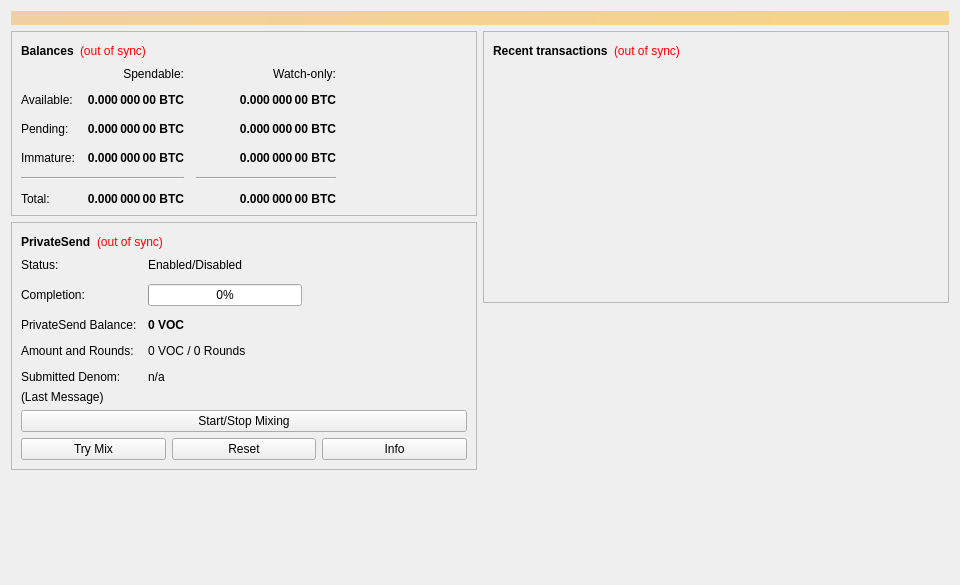
<?xml version="1.0" encoding="UTF-8"?>
<ui version="4.0">
 <class>OverviewPage</class>
 <widget class="QWidget" name="OverviewPage">
  <property name="geometry">
   <rect>
    <x>0</x>
    <y>0</y>
    <width>960</width>
    <height>585</height>
   </rect>
  </property>
  <property name="minimumSize">
   <size>
    <width>960</width>
    <height>0</height>
   </size>
  </property>
  <property name="windowTitle">
   <string>Form</string>
  </property>
  <layout class="QVBoxLayout" name="topLayout">
   <item>
    <widget class="QLabel" name="labelAlerts">
     <property name="visible">
      <bool>false</bool>
     </property>
     <property name="styleSheet">
      <string notr="true">QLabel { background-color: qlineargradient(x1: 0, y1: 0, x2: 1, y2: 0, stop:0 #F0D0A0, stop:1 #F8D488); color:#000000; }</string>
     </property>
     <property name="wordWrap">
      <bool>true</bool>
     </property>
     <property name="margin">
      <number>3</number>
     </property>
     <property name="textInteractionFlags">
      <set>Qt::TextSelectableByMouse</set>
     </property>
    </widget>
   </item>
   <item>
    <layout class="QHBoxLayout" name="horizontalLayout" stretch="1,1">
     <item>
      <layout class="QVBoxLayout" name="verticalLayout_2">
       <item>
        <widget class="QFrame" name="frame">
         <property name="frameShape">
          <enum>QFrame::StyledPanel</enum>
         </property>
         <property name="frameShadow">
          <enum>QFrame::Raised</enum>
         </property>
         <layout class="QVBoxLayout" name="verticalLayout_4">
          <item>
           <layout class="QHBoxLayout" name="horizontalLayout_4">
            <item>
             <widget class="QLabel" name="label_5">
              <property name="font">
               <font>
                <weight>75</weight>
                <bold>true</bold>
               </font>
              </property>
              <property name="text">
               <string>Balances</string>
              </property>
             </widget>
            </item>
            <item>
             <widget class="QLabel" name="labelWalletStatus">
              <property name="toolTip">
               <string>The displayed information may be out of date. Your wallet automatically synchronizes with the Voice network after a connection is established, but this process has not completed yet.</string>
              </property>
              <property name="styleSheet">
               <string notr="true">QLabel { color: red; }</string>
              </property>
              <property name="text">
               <string notr="true">(out of sync)</string>
              </property>
              <property name="alignment">
               <set>Qt::AlignLeading|Qt::AlignLeft|Qt::AlignVCenter</set>
              </property>
             </widget>
            </item>
            <item>
             <spacer name="horizontalSpacer_3">
              <property name="orientation">
               <enum>Qt::Horizontal</enum>
              </property>
              <property name="sizeHint" stdset="0">
               <size>
                <width>40</width>
                <height>20</height>
               </size>
              </property>
             </spacer>
            </item>
           </layout>
          </item>
          <item>
           <layout class="QGridLayout" name="gridLayout">
            <property name="spacing">
             <number>12</number>
            </property>
            <item row="2" column="2">
             <widget class="QLabel" name="labelWatchPending">
              <property name="font">
               <font>
                <weight>75</weight>
                <bold>true</bold>
               </font>
              </property>
              <property name="cursor">
               <cursorShape>IBeamCursor</cursorShape>
              </property>
              <property name="toolTip">
               <string>Unconfirmed transactions to watch-only addresses</string>
              </property>
              <property name="text">
               <string notr="true">0.000 000 00 BTC</string>
              </property>
              <property name="alignment">
               <set>Qt::AlignRight|Qt::AlignTrailing|Qt::AlignVCenter</set>
              </property>
              <property name="textInteractionFlags">
               <set>Qt::LinksAccessibleByMouse|Qt::TextSelectableByKeyboard|Qt::TextSelectableByMouse</set>
              </property>
             </widget>
            </item>
            <item row="2" column="1">
             <widget class="QLabel" name="labelUnconfirmed">
              <property name="font">
               <font>
                <weight>75</weight>
                <bold>true</bold>
               </font>
              </property>
              <property name="cursor">
               <cursorShape>IBeamCursor</cursorShape>
              </property>
              <property name="toolTip">
               <string>Total of transactions that have yet to be confirmed, and do not yet count toward the spendable balance</string>
              </property>
              <property name="text">
               <string notr="true">0.000 000 00 BTC</string>
              </property>
              <property name="alignment">
               <set>Qt::AlignRight|Qt::AlignTrailing|Qt::AlignVCenter</set>
              </property>
              <property name="textInteractionFlags">
               <set>Qt::LinksAccessibleByMouse|Qt::TextSelectableByKeyboard|Qt::TextSelectableByMouse</set>
              </property>
             </widget>
            </item>
            <item row="3" column="2">
             <widget class="QLabel" name="labelWatchImmature">
              <property name="font">
               <font>
                <weight>75</weight>
                <bold>true</bold>
               </font>
              </property>
              <property name="cursor">
               <cursorShape>IBeamCursor</cursorShape>
              </property>
              <property name="toolTip">
               <string>Mined balance in watch-only addresses that has not yet matured</string>
              </property>
              <property name="text">
               <string notr="true">0.000 000 00 BTC</string>
              </property>
              <property name="alignment">
               <set>Qt::AlignRight|Qt::AlignTrailing|Qt::AlignVCenter</set>
              </property>
              <property name="textInteractionFlags">
               <set>Qt::LinksAccessibleByMouse|Qt::TextSelectableByKeyboard|Qt::TextSelectableByMouse</set>
              </property>
             </widget>
            </item>
            <item row="4" column="0" colspan="2">
             <widget class="Line" name="lineSpendableBalance">
              <property name="orientation">
               <enum>Qt::Horizontal</enum>
              </property>
             </widget>
            </item>
            <item row="4" column="2">
             <widget class="Line" name="lineWatchBalance">
              <property name="sizePolicy">
               <sizepolicy hsizetype="Preferred" vsizetype="Fixed">
                <horstretch>0</horstretch>
                <verstretch>0</verstretch>
               </sizepolicy>
              </property>
              <property name="minimumSize">
               <size>
                <width>140</width>
                <height>0</height>
               </size>
              </property>
              <property name="orientation">
               <enum>Qt::Horizontal</enum>
              </property>
             </widget>
            </item>
            <item row="5" column="0">
             <widget class="QLabel" name="labelTotalText">
              <property name="text">
               <string>Total:</string>
              </property>
             </widget>
            </item>
            <item row="3" column="1">
             <widget class="QLabel" name="labelImmature">
              <property name="font">
               <font>
                <weight>75</weight>
                <bold>true</bold>
               </font>
              </property>
              <property name="cursor">
               <cursorShape>IBeamCursor</cursorShape>
              </property>
              <property name="toolTip">
               <string>Mined balance that has not yet matured</string>
              </property>
              <property name="text">
               <string notr="true">0.000 000 00 BTC</string>
              </property>
              <property name="alignment">
               <set>Qt::AlignRight|Qt::AlignTrailing|Qt::AlignVCenter</set>
              </property>
              <property name="textInteractionFlags">
               <set>Qt::LinksAccessibleByMouse|Qt::TextSelectableByKeyboard|Qt::TextSelectableByMouse</set>
              </property>
             </widget>
            </item>
            <item row="2" column="3">
             <spacer name="horizontalSpacer_2">
              <property name="orientation">
               <enum>Qt::Horizontal</enum>
              </property>
              <property name="sizeHint" stdset="0">
               <size>
                <width>40</width>
                <height>20</height>
               </size>
              </property>
             </spacer>
            </item>
            <item row="3" column="0">
             <widget class="QLabel" name="labelImmatureText">
              <property name="text">
               <string>Immature:</string>
              </property>
             </widget>
            </item>
            <item row="5" column="1">
             <widget class="QLabel" name="labelTotal">
              <property name="font">
               <font>
                <weight>75</weight>
                <bold>true</bold>
               </font>
              </property>
              <property name="cursor">
               <cursorShape>IBeamCursor</cursorShape>
              </property>
              <property name="toolTip">
               <string>Your current total balance</string>
              </property>
              <property name="text">
               <string notr="true">0.000 000 00 BTC</string>
              </property>
              <property name="alignment">
               <set>Qt::AlignRight|Qt::AlignTrailing|Qt::AlignVCenter</set>
              </property>
              <property name="textInteractionFlags">
               <set>Qt::LinksAccessibleByMouse|Qt::TextSelectableByKeyboard|Qt::TextSelectableByMouse</set>
              </property>
             </widget>
            </item>
            <item row="5" column="2">
             <widget class="QLabel" name="labelWatchTotal">
              <property name="font">
               <font>
                <weight>75</weight>
                <bold>true</bold>
               </font>
              </property>
              <property name="cursor">
               <cursorShape>IBeamCursor</cursorShape>
              </property>
              <property name="toolTip">
               <string>Current total balance in watch-only addresses</string>
              </property>
              <property name="text">
               <string notr="true">0.000 000 00 BTC</string>
              </property>
              <property name="alignment">
               <set>Qt::AlignRight|Qt::AlignTrailing|Qt::AlignVCenter</set>
              </property>
              <property name="textInteractionFlags">
               <set>Qt::LinksAccessibleByMouse|Qt::TextSelectableByKeyboard|Qt::TextSelectableByMouse</set>
              </property>
             </widget>
            </item>
            <item row="0" column="2">
             <widget class="QLabel" name="labelWatchonly">
              <property name="text">
               <string>Watch-only:</string>
              </property>
              <property name="alignment">
               <set>Qt::AlignRight|Qt::AlignTrailing|Qt::AlignVCenter</set>
              </property>
             </widget>
            </item>
            <item row="1" column="0">
             <widget class="QLabel" name="labelBalanceText">
              <property name="text">
               <string>Available:</string>
              </property>
             </widget>
            </item>
            <item row="1" column="1">
             <widget class="QLabel" name="labelBalance">
              <property name="font">
               <font>
                <weight>75</weight>
                <bold>true</bold>
               </font>
              </property>
              <property name="cursor">
               <cursorShape>IBeamCursor</cursorShape>
              </property>
              <property name="toolTip">
               <string>Your current spendable balance</string>
              </property>
              <property name="text">
               <string notr="true">0.000 000 00 BTC</string>
              </property>
              <property name="alignment">
               <set>Qt::AlignRight|Qt::AlignTrailing|Qt::AlignVCenter</set>
              </property>
              <property name="textInteractionFlags">
               <set>Qt::LinksAccessibleByMouse|Qt::TextSelectableByKeyboard|Qt::TextSelectableByMouse</set>
              </property>
             </widget>
            </item>
            <item row="1" column="2">
             <widget class="QLabel" name="labelWatchAvailable">
              <property name="font">
               <font>
                <weight>75</weight>
                <bold>true</bold>
               </font>
              </property>
              <property name="cursor">
               <cursorShape>IBeamCursor</cursorShape>
              </property>
              <property name="toolTip">
               <string>Your current balance in watch-only addresses</string>
              </property>
              <property name="text">
               <string notr="true">0.000 000 00 BTC</string>
              </property>
              <property name="alignment">
               <set>Qt::AlignRight|Qt::AlignTrailing|Qt::AlignVCenter</set>
              </property>
              <property name="textInteractionFlags">
               <set>Qt::LinksAccessibleByMouse|Qt::TextSelectableByKeyboard|Qt::TextSelectableByMouse</set>
              </property>
             </widget>
            </item>
            <item row="2" column="0">
             <widget class="QLabel" name="labelPendingText">
              <property name="text">
               <string>Pending:</string>
              </property>
             </widget>
            </item>
            <item row="0" column="1">
             <widget class="QLabel" name="labelSpendable">
              <property name="text">
               <string>Spendable:</string>
              </property>
              <property name="alignment">
               <set>Qt::AlignRight|Qt::AlignTrailing|Qt::AlignVCenter</set>
              </property>
             </widget>
            </item>
           </layout>
          </item>
         </layout>
        </widget>
       </item>
       <item>
        <widget class="QFrame" name="framePrivateSend">
         <property name="layoutDirection">
          <enum>Qt::LeftToRight</enum>
         </property>
         <property name="frameShape">
          <enum>QFrame::StyledPanel</enum>
         </property>
         <property name="frameShadow">
          <enum>QFrame::Raised</enum>
         </property>
         <layout class="QVBoxLayout" name="VerticalLayout_PS1">
          <item>
           <layout class="QHBoxLayout" name="horizontalLayout_5">
            <item>
             <widget class="QLabel" name="labelPrivateSendHeader">
              <property name="font">
               <font>
                <weight>75</weight>
                <bold>true</bold>
               </font>
              </property>
              <property name="text">
               <string>PrivateSend</string>
              </property>
             </widget>
            </item>
            <item>
             <widget class="QLabel" name="labelPrivateSendSyncStatus">
              <property name="toolTip">
               <string>The displayed information may be out of date. Your wallet automatically synchronizes with the Voice network after a connection is established, but this process has not completed yet.</string>
              </property>
              <property name="styleSheet">
               <string notr="true">QLabel { color: red; }</string>
              </property>
              <property name="text">
               <string notr="true">(out of sync)</string>
              </property>
              <property name="alignment">
               <set>Qt::AlignLeading|Qt::AlignLeft|Qt::AlignVCenter</set>
              </property>
             </widget>
            </item>
            <item>
             <spacer name="horizontalSpacer_4">
              <property name="orientation">
               <enum>Qt::Horizontal</enum>
              </property>
              <property name="sizeHint" stdset="0">
               <size>
                <width>40</width>
                <height>20</height>
               </size>
              </property>
             </spacer>
            </item>
           </layout>
          </item>
          <item>
           <layout class="QFormLayout" name="privateSendFormLayout">
            <property name="fieldGrowthPolicy">
             <enum>QFormLayout::AllNonFixedFieldsGrow</enum>
            </property>
            <property name="horizontalSpacing">
             <number>11</number>
            </property>
            <property name="verticalSpacing">
             <number>12</number>
            </property>
            <item row="0" column="0">
             <widget class="QLabel" name="labelPrivateSendEnabledText">
              <property name="text">
               <string>Status:</string>
              </property>
             </widget>
            </item>
            <item row="0" column="1">
             <widget class="QLabel" name="labelPrivateSendEnabled">
              <property name="text">
               <string>Enabled/Disabled</string>
              </property>
             </widget>
            </item>
            <item row="1" column="0">
             <widget class="QLabel" name="labelCompletitionText">
              <property name="text">
               <string>Completion:</string>
              </property>
             </widget>
            </item>
            <item row="1" column="1">
             <widget class="QProgressBar" name="privateSendProgress">
              <property name="maximumSize">
               <size>
                <width>154</width>
                <height>16777215</height>
               </size>
              </property>
              <property name="value">
               <number>0</number>
              </property>
             </widget>
            </item>
            <item row="2" column="0">
             <widget class="QLabel" name="labelAnonymizedText">
              <property name="text">
               <string>PrivateSend Balance:</string>
              </property>
             </widget>
            </item>
            <item row="2" column="1">
             <widget class="QLabel" name="labelAnonymized">
              <property name="font">
               <font>
                <weight>75</weight>
                <bold>true</bold>
               </font>
              </property>
              <property name="text">
               <string notr="true">0 VOC</string>
              </property>
             </widget>
            </item>
            <item row="3" column="0">
             <widget class="QLabel" name="labelAmountAndRoundsText">
              <property name="text">
               <string>Amount and Rounds:</string>
              </property>
             </widget>
            </item>
            <item row="3" column="1">
             <widget class="QLabel" name="labelAmountRounds">
              <property name="text">
               <string>0 VOC / 0 Rounds</string>
              </property>
             </widget>
            </item>
            <item row="4" column="0">
             <widget class="QLabel" name="labelSubmittedDenomText">
              <property name="text">
               <string>Submitted Denom:</string>
              </property>
             </widget>
            </item>
            <item row="4" column="1">
             <widget class="QLabel" name="labelSubmittedDenom">
              <property name="toolTip">
               <string>The denominations you submitted to the Masternode.&lt;br&gt;To mix, other users must submit the exact same denominations.</string>
              </property>
              <property name="text">
               <string>n/a</string>
              </property>
             </widget>
            </item>
           </layout>
          </item>
          <item>
           <layout class="QVBoxLayout" name="VerticalLayout_PS">
            <item>
             <widget class="QLabel" name="labelPrivateSendLastMessage">
              <property name="text">
               <string>(Last Message)</string>
              </property>
              <property name="alignment">
               <set>Qt::AlignLeading|Qt::AlignLeft|Qt::AlignTop</set>
              </property>
              <property name="wordWrap">
               <bool>true</bool>
              </property>
             </widget>
            </item>
            <item>
             <widget class="QPushButton" name="togglePrivateSend">
              <property name="sizePolicy">
               <sizepolicy hsizetype="MinimumExpanding" vsizetype="Fixed">
                <horstretch>0</horstretch>
                <verstretch>0</verstretch>
               </sizepolicy>
              </property>
              <property name="text">
               <string>Start/Stop Mixing</string>
              </property>
             </widget>
            </item>
            <item>
             <layout class="QHBoxLayout" name="horizontalLayout_debugbuttons">
              <item>
               <widget class="QPushButton" name="privateSendAuto">
                <property name="sizePolicy">
                 <sizepolicy hsizetype="MinimumExpanding" vsizetype="Fixed">
                  <horstretch>0</horstretch>
                  <verstretch>0</verstretch>
                 </sizepolicy>
                </property>
                <property name="toolTip">
                 <string>Try to manually submit a PrivateSend request.</string>
                </property>
                <property name="text">
                 <string>Try Mix</string>
                </property>
               </widget>
              </item>
              <item>
               <widget class="QPushButton" name="privateSendReset">
                <property name="sizePolicy">
                 <sizepolicy hsizetype="MinimumExpanding" vsizetype="Fixed">
                  <horstretch>0</horstretch>
                  <verstretch>0</verstretch>
                 </sizepolicy>
                </property>
                <property name="toolTip">
                 <string>Reset the current status of PrivateSend (can interrupt PrivateSend if it's in the process of Mixing, which can cost you money!)</string>
                </property>
                <property name="autoFillBackground">
                 <bool>false</bool>
                </property>
                <property name="text">
                 <string>Reset</string>
                </property>
               </widget>
              </item>
              <item>
               <widget class="QPushButton" name="privateSendInfo">
                <property name="sizePolicy">
                 <sizepolicy hsizetype="MinimumExpanding" vsizetype="Fixed">
                  <horstretch>0</horstretch>
                  <verstretch>0</verstretch>
                 </sizepolicy>
                </property>
                <property name="toolTip">
                 <string>Information about PrivateSend and Mixing</string>
                </property>
                <property name="text">
                 <string>Info</string>
                </property>
               </widget>
              </item>
             </layout>
            </item>
           </layout>
          </item>
         </layout>
        </widget>
       </item>
       <item>
        <spacer name="verticalSpacer">
         <property name="orientation">
          <enum>Qt::Vertical</enum>
         </property>
         <property name="sizeHint" stdset="0">
          <size>
           <width>20</width>
           <height>40</height>
          </size>
         </property>
        </spacer>
       </item>
      </layout>
     </item>
     <item>
      <layout class="QVBoxLayout" name="verticalLayout_3">
       <item>
        <widget class="QFrame" name="frame_2">
         <property name="frameShape">
          <enum>QFrame::StyledPanel</enum>
         </property>
         <property name="frameShadow">
          <enum>QFrame::Raised</enum>
         </property>
         <layout class="QVBoxLayout" name="verticalLayout">
          <item>
           <layout class="QHBoxLayout" name="horizontalLayout_2">
            <item>
             <widget class="QLabel" name="label_4">
              <property name="font">
               <font>
                <weight>75</weight>
                <bold>true</bold>
               </font>
              </property>
              <property name="text">
               <string>Recent transactions</string>
              </property>
             </widget>
            </item>
            <item>
             <widget class="QLabel" name="labelTransactionsStatus">
              <property name="toolTip">
               <string>The displayed information may be out of date. Your wallet automatically synchronizes with the Voice network after a connection is established, but this process has not completed yet.</string>
              </property>
              <property name="styleSheet">
               <string notr="true">QLabel { color: red; }</string>
              </property>
              <property name="text">
               <string notr="true">(out of sync)</string>
              </property>
              <property name="alignment">
               <set>Qt::AlignLeading|Qt::AlignLeft|Qt::AlignVCenter</set>
              </property>
             </widget>
            </item>
            <item>
             <spacer name="horizontalSpacer">
              <property name="orientation">
               <enum>Qt::Horizontal</enum>
              </property>
              <property name="sizeHint" stdset="0">
               <size>
                <width>40</width>
                <height>20</height>
               </size>
              </property>
             </spacer>
            </item>
           </layout>
          </item>
          <item>
           <widget class="QListView" name="listTransactions">
            <property name="styleSheet">
             <string notr="true">QListView { background: transparent; }</string>
            </property>
            <property name="frameShape">
             <enum>QFrame::NoFrame</enum>
            </property>
            <property name="verticalScrollBarPolicy">
             <enum>Qt::ScrollBarAlwaysOff</enum>
            </property>
            <property name="horizontalScrollBarPolicy">
             <enum>Qt::ScrollBarAlwaysOff</enum>
            </property>
            <property name="selectionMode">
             <enum>QAbstractItemView::NoSelection</enum>
            </property>
           </widget>
          </item>
         </layout>
        </widget>
       </item>
       <item>
        <spacer name="verticalSpacer_2">
         <property name="orientation">
          <enum>Qt::Vertical</enum>
         </property>
         <property name="sizeHint" stdset="0">
          <size>
           <width>20</width>
           <height>40</height>
          </size>
         </property>
        </spacer>
       </item>
      </layout>
     </item>
    </layout>
   </item>
  </layout>
 </widget>
 <resources/>
 <connections/>
</ui>
